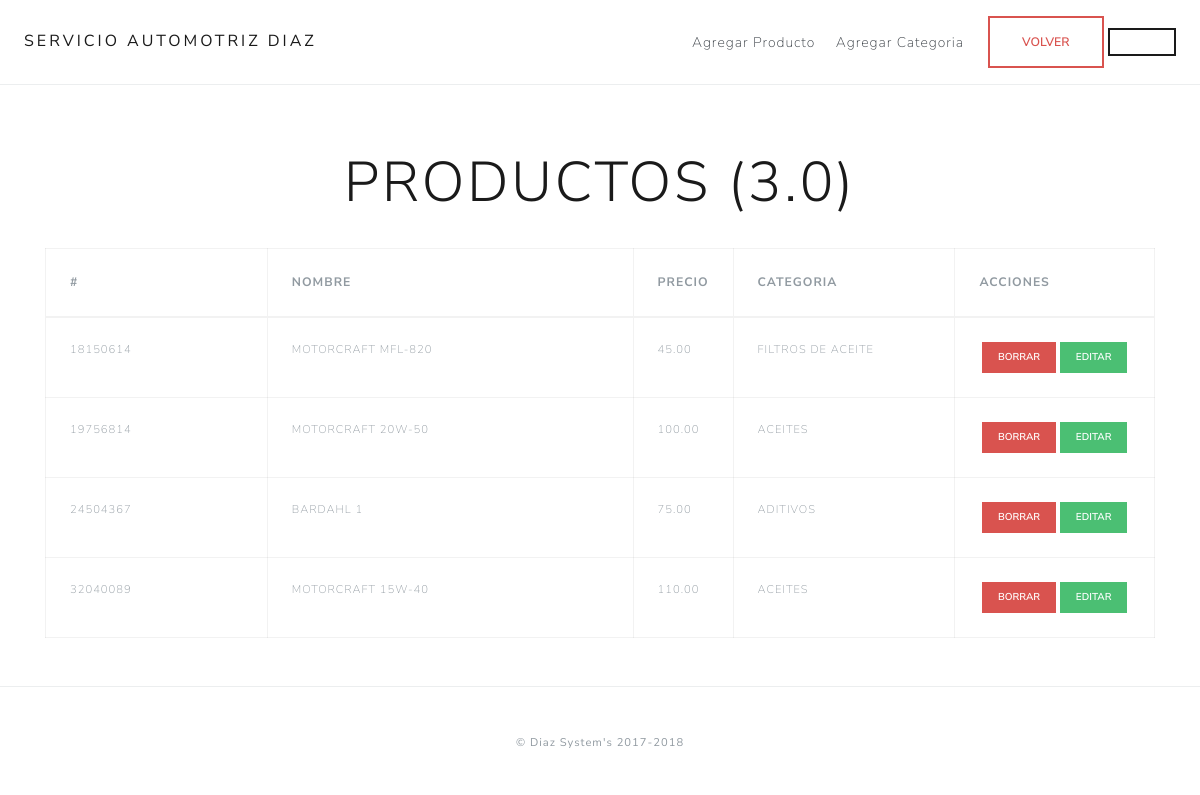
Screenshot of /productos/oldindex.php with the database file from the repository.
### tables this page shows
CREATE TABLE `PRODUCTOS` (
  `ID` int(11) NOT NULL,
  `NOMBRE` varchar(45) DEFAULT NULL,
  `PRECIO` double DEFAULT NULL,
  `CATEGORIA` varchar(30) DEFAULT NULL,
  `BUSCAR` varchar(2) DEFAULT NULL
);

### productos/oldindex.php (the view, shortened to what this page needs)
<?php
  include '../database/parameters.php';
?>
<!doctype html>
<html lang="en">
  <head>
    <link href="../print/bootstrap.min.css" rel="stylesheet">
  </head>
  <body>
    <div class="d-flex flex-column flex-md-row align-items-center p-3 px-md-4 mb-3 bg-white border-bottom box-shadow">
      <h5 class="my-0 mr-md-auto font-weight-normal">Servicio Automotriz Diaz</h5>
      <nav class="my-2 my-md-0 mr-md-3">
        <a class="p-2 text-dark" href="" data-toggle="modal" data-target="#agregarProducto">Agregar Producto</a>
        <a class="p-2 text-dark" href="" data-toggle="modal" data-target="#agregarCategoria">Agregar Categoria</a>
      </nav>
      <span><button class="btn btn-outline-danger" href="" onclick="window.history.back()">Volver</button>
      <a class="btn btn-outline-primary" href=""><?php echo $_SESSION['nombre']; ?></a></span>
    </div>
    <div class="pricing-header px-3 py-3 pt-md-5 pb-md-4 mx-auto text-center">
      <h1 class="display-4">Productos (3.0)</h1>
    </div>
    <div class="container">
      <table class="table table-hover table-bordered" style="font-size: 80%; text-transform: uppercase;">
        <thead>
          <th width="20%">#</th>
          <th>NOMBRE</th>
          <th width="5%">PRECIO</th>
          <th width="20%">CATEGORIA</th>
          <th width="18%">ACCIONES</th>
        </thead>
        <tbody>
            <?php $sql = "SELECT * FROM PRODUCTOS WHERE BUSCAR = 'SI'"?>
            <?php $result = $conn->query($sql);?>
            <?php while($row = $result->fetch_assoc()) { ?>
            <tr>
              <td><?php echo $row['ID']; ?></td>
              <td><?php echo $row['NOMBRE']; ?></td>
              <td><?php echo sprintf("%.2f", $row['PRECIO']);?></td>
              <td><?php echo $row['CATEGORIA']; ?></td>
              <td style="text-align: center;">
                <button class="btn btn-danger btn-sm" onclick="borrar(<?php echo $row['ID']; ?>)">Borrar</button>
                <button class="btn btn-success btn-sm" onclick="editar(<?php echo $row['ID']; ?>)">Editar</button>
              </td>
            </tr>
            <?php } ?>
        </tbody>
      </table>
    </div>
      <footer class="pt-4 my-md-5 pt-md-5 border-top">
        <div class="row">
          <div class="col-12 col-md">
            <small class="d-block mb-3 text-muted" style="text-align: center;">&copy; Diaz System's 2017-2018</small>
          </div>
        </div>
      </footer>
  </body>
</html>

### rows the page displays
productos: ID "18150614", NOMBRE "MOTORCRAFT MFL-820", PRECIO "45.00", CATEGORIA "FILTROS DE ACEITE"
productos: ID "19756814", NOMBRE "MOTORCRAFT 20W-50", PRECIO "100.00", CATEGORIA "ACEITES"
productos: ID "24504367", NOMBRE "BARDAHL 1", PRECIO "75.00", CATEGORIA "ADITIVOS"
productos: ID "32040089", NOMBRE "MOTORCRAFT 15W-40", PRECIO "110.00", CATEGORIA "ACEITES"
